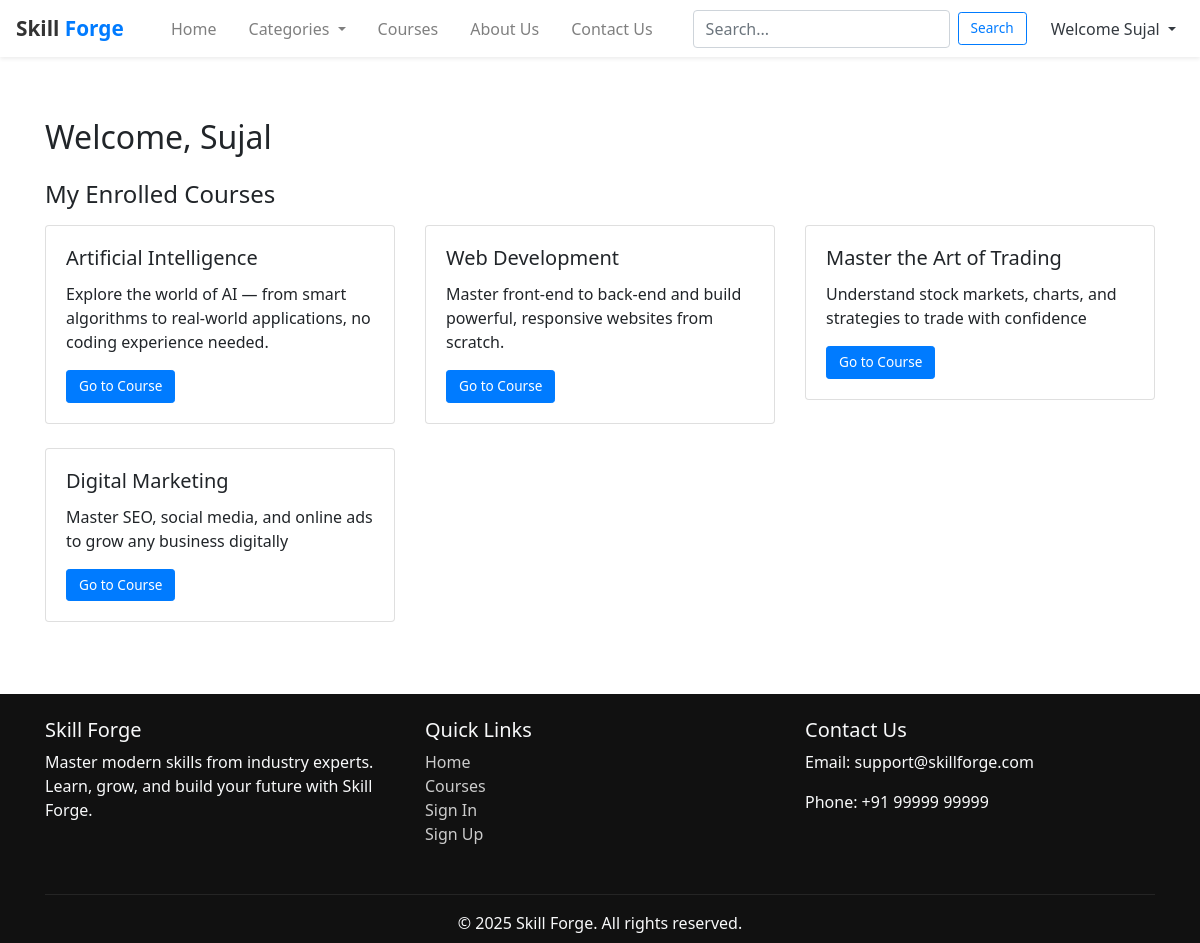
Before: /dashboard/ (signed in) with the older database file.
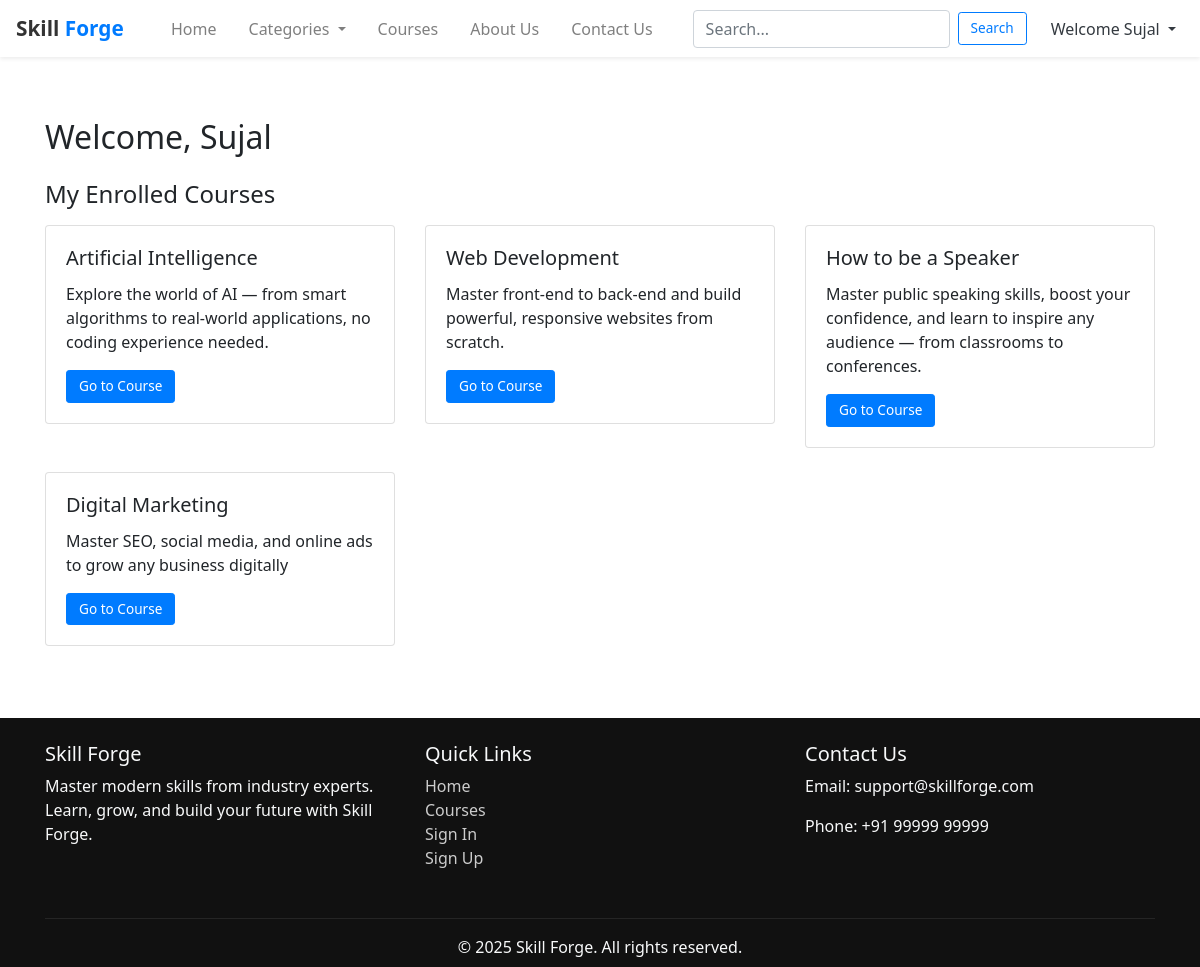
After: the same page with the newer database file.
### core/models.py (models this page shows, shortened)
class Enrollment(models.Model):
    student = models.ForeignKey(User, on_delete=models.CASCADE)
    course = models.ForeignKey(Course, on_delete=models.CASCADE)
    enrolled_on = models.DateTimeField(auto_now_add=True)

class Course(models.Model):
    title = models.CharField(max_length=200)
    description = models.TextField()
    category = models.ForeignKey(Category, on_delete=models.CASCADE)
    image = models.ImageField(upload_to='course_images/', null=True, blank=True)
    price = models.DecimalField(max_digits=6, decimal_places=2)
    is_published = models.BooleanField(default=False)
    created_at = models.DateTimeField(auto_now_add=True)

### core/views.py (the view)
# urls.py: path('dashboard/', views.dashboard, name='dashboard'),
@login_required
def dashboard(request):
    enrolled_courses = Enrollment.objects.filter(student=request.user).select_related('course')
    return render(request, 'dashboard.html', {
        'user': request.user,
        'enrolled_courses': enrolled_courses,
    })

### core/templates/dashboard.html (shortened to what this page needs)
{% extends "base.html" %}
{% block content %}
<div class="container mt-5">
  <h2 class="mb-4">Welcome, {{ user.username }} </h2>
  <h4 class="mb-3">My Enrolled Courses</h4>
  <div class="row">
    {% if enrolled_courses %}
      {% for enrollment in enrolled_courses %}
        <div class="col-md-4">
          <div class="card course-card mb-4">
            <div class="card-body">
              <h5 class="card-title">{{ enrollment.course.title }}</h5>
              <p class="card-text">{{ enrollment.course.description|truncatewords:20 }}</p>
              <a href="#" class="btn btn-primary btn-sm">Go to Course</a>
            </div>
          </div>
        </div>
      {% endfor %}
    {% else %}
      <div class="col">
        <p>You haven't enrolled in any course yet.</p>
      </div>
    {% endif %}
  </div>
</div>
{% endblock %}

Changed rows visible on the page:
removed Enrollment: course "Master the Art of Trading", course.description "Understand stock markets, charts, and strategies to trade with confidence"
added Enrollment: course "How to be a Speaker", course.description "Master public speaking skills, boost your confidence, and learn to inspire any audience — from classrooms to conferences."
